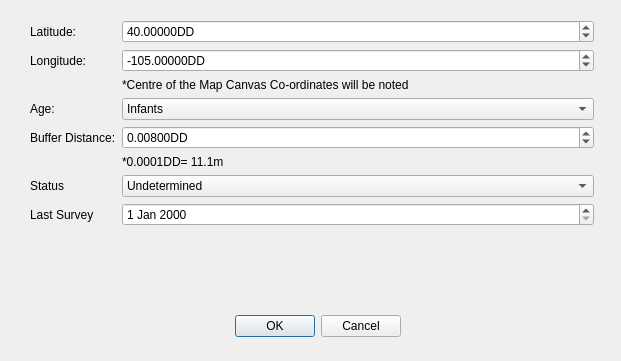
<?xml version="1.0" encoding="UTF-8"?>
<ui version="4.0">
 <class>ChimeDialogBase</class>
 <widget class="QDialog" name="ChimeDialogBase">
  <property name="geometry">
   <rect>
    <x>0</x>
    <y>0</y>
    <width>621</width>
    <height>361</height>
   </rect>
  </property>
  <property name="windowTitle">
   <string>new_chime</string>
  </property>
  <widget class="QDialogButtonBox" name="button_box">
   <property name="geometry">
    <rect>
     <x>60</x>
     <y>310</y>
     <width>341</width>
     <height>32</height>
    </rect>
   </property>
   <property name="orientation">
    <enum>Qt::Horizontal</enum>
   </property>
   <property name="standardButtons">
    <set>QDialogButtonBox::Cancel|QDialogButtonBox::Ok</set>
   </property>
  </widget>
  <widget class="QWidget" name="formLayoutWidget">
   <property name="geometry">
    <rect>
     <x>30</x>
     <y>20</y>
     <width>564</width>
     <height>283</height>
    </rect>
   </property>
   <layout class="QFormLayout" name="formLayout">
    <item row="0" column="0">
     <widget class="QLabel" name="latitudeLabel">
      <property name="text">
       <string>Latitude:</string>
      </property>
     </widget>
    </item>
    <item row="0" column="1">
     <widget class="QgsDoubleSpinBox" name="spbLatitude">
      <property name="suffix">
       <string>DD</string>
      </property>
      <property name="decimals">
       <number>5</number>
      </property>
      <property name="minimum">
       <double>-90.000000000000000</double>
      </property>
      <property name="maximum">
       <double>90.000000000000000</double>
      </property>
      <property name="singleStep">
       <double>0.001000000000000</double>
      </property>
      <property name="value">
       <double>40.000000000000000</double>
      </property>
     </widget>
    </item>
    <item row="1" column="0">
     <widget class="QLabel" name="longitudeLabel">
      <property name="text">
       <string>Longitude:</string>
      </property>
     </widget>
    </item>
    <item row="1" column="1">
     <widget class="QgsDoubleSpinBox" name="spbLongitude">
      <property name="suffix">
       <string>DD</string>
      </property>
      <property name="decimals">
       <number>5</number>
      </property>
      <property name="minimum">
       <double>-180.000000000000000</double>
      </property>
      <property name="maximum">
       <double>180.000000000000000</double>
      </property>
      <property name="singleStep">
       <double>0.001000000000000</double>
      </property>
      <property name="value">
       <double>-105.000000000000000</double>
      </property>
     </widget>
    </item>
    <item row="2" column="1">
     <widget class="QLabel" name="label_2">
      <property name="text">
       <string>*Centre of the Map Canvas Co-ordinates will be noted</string>
      </property>
     </widget>
    </item>
    <item row="3" column="0">
     <widget class="QLabel" name="ageLabel">
      <property name="text">
       <string>Age:</string>
      </property>
     </widget>
    </item>
    <item row="3" column="1">
     <widget class="QComboBox" name="cmbAge">
      <item>
       <property name="text">
        <string>Infants</string>
       </property>
      </item>
      <item>
       <property name="text">
        <string>0-3 Years</string>
       </property>
      </item>
      <item>
       <property name="text">
        <string>3-5 Years</string>
       </property>
      </item>
      <item>
       <property name="text">
        <string>8-13 Years</string>
       </property>
      </item>
     </widget>
    </item>
    <item row="4" column="0">
     <widget class="QLabel" name="bufferDistanceLabel">
      <property name="text">
       <string>Buffer Distance:</string>
      </property>
     </widget>
    </item>
    <item row="4" column="1">
     <widget class="QDoubleSpinBox" name="spbBuffer">
      <property name="suffix">
       <string>DD</string>
      </property>
      <property name="decimals">
       <number>5</number>
      </property>
      <property name="maximum">
       <double>0.100000000000000</double>
      </property>
      <property name="singleStep">
       <double>0.000100000000000</double>
      </property>
      <property name="value">
       <double>0.008000000000000</double>
      </property>
     </widget>
    </item>
    <item row="6" column="0">
     <widget class="QLabel" name="statusLabel">
      <property name="text">
       <string>Status</string>
      </property>
     </widget>
    </item>
    <item row="6" column="1">
     <widget class="QComboBox" name="cmbStatus">
      <item>
       <property name="text">
        <string>Undetermined</string>
       </property>
      </item>
      <item>
       <property name="text">
        <string>Maximum Distance</string>
       </property>
      </item>
      <item>
       <property name="text">
        <string>Average Distance</string>
       </property>
      </item>
      <item>
       <property name="text">
        <string>Minimum Distance</string>
       </property>
      </item>
     </widget>
    </item>
    <item row="7" column="0">
     <widget class="QLabel" name="lastSurveyLabel">
      <property name="text">
       <string>Last Survey</string>
      </property>
     </widget>
    </item>
    <item row="7" column="1">
     <widget class="QDateEdit" name="dteLast"/>
    </item>
    <item row="5" column="1">
     <widget class="QLabel" name="label">
      <property name="text">
       <string>*0.0001DD= 11.1m</string>
      </property>
     </widget>
    </item>
   </layout>
   <zorder>latitudeLabel</zorder>
   <zorder>spbLatitude</zorder>
   <zorder>longitudeLabel</zorder>
   <zorder>spbLongitude</zorder>
   <zorder>ageLabel</zorder>
   <zorder>cmbAge</zorder>
   <zorder>bufferDistanceLabel</zorder>
   <zorder>statusLabel</zorder>
   <zorder>cmbStatus</zorder>
   <zorder>lastSurveyLabel</zorder>
   <zorder>dteLast</zorder>
   <zorder>spbBuffer</zorder>
   <zorder>label_2</zorder>
   <zorder>label</zorder>
  </widget>
 </widget>
 <customwidgets>
  <customwidget>
   <class>QgsDoubleSpinBox</class>
   <extends>QDoubleSpinBox</extends>
   <header>qgsdoublespinbox.h</header>
  </customwidget>
 </customwidgets>
 <resources/>
 <connections>
  <connection>
   <sender>button_box</sender>
   <signal>accepted()</signal>
   <receiver>ChimeDialogBase</receiver>
   <slot>accept()</slot>
   <hints>
    <hint type="sourcelabel">
     <x>20</x>
     <y>20</y>
    </hint>
    <hint type="destinationlabel">
     <x>20</x>
     <y>20</y>
    </hint>
   </hints>
  </connection>
  <connection>
   <sender>button_box</sender>
   <signal>rejected()</signal>
   <receiver>ChimeDialogBase</receiver>
   <slot>reject()</slot>
   <hints>
    <hint type="sourcelabel">
     <x>20</x>
     <y>20</y>
    </hint>
    <hint type="destinationlabel">
     <x>20</x>
     <y>20</y>
    </hint>
   </hints>
  </connection>
 </connections>
</ui>
